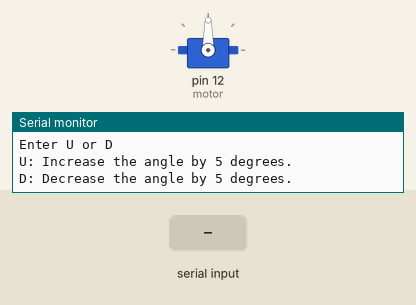
This sketch was run on a simulated Arduino Uno, built with avr-gcc and run on an emulated ATmega328P. Parts: servo, the last lines printed to the serial monitor. The inputs (shaded band) are chosen by the test bench.

Above: at 1.2 s.
1.3 s: "U\n" received over Serial
At 1.8 s:
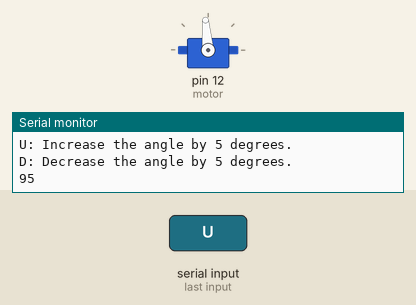
2.8 s: byte 85 ('U') received over Serial
At 4.0 s:
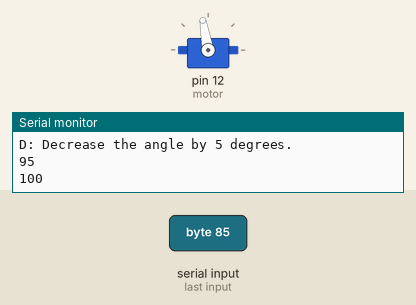
4.3 s: byte 117 ('u') received over Serial
At 5.3 s:
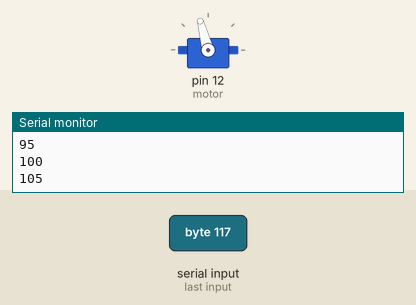
Timing chart, 0 to 7.3 s (numbered marks = the images above; inputs shaded):
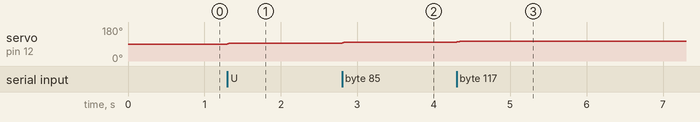

The sketch:

15.scanf____.ino
```cpp
#include <Servo.h>// 서보모터 라이브러리
Servo myServo; //서보모터 사용을 위한 객체 생성
int motor = 12; //서보모터의 핀
int angle = 90; //서보모터 초기 각도 값

void setup() {
  myServo.attach(motor); //서보모터 연결
  Serial.begin(9600);
  Serial.println("Initial angle : 90 degrees"); //초기값 출력
  Serial.println("Enter U or D"); //U 또는 D 입력하세요
  Serial.println("U: Increase the angle by 5 degrees."); //+5도
  Serial.println("D: Decrease the angle by 5 degrees."); //-5도
}

void loop() {
  if(Serial.available()){ //시리얼모니터가 사용가능일 때
    char input = Serial.read(); //문자 입력받기 (=scanf)
    if(input == 'U' || input == 'u'){ //U를 입력받으면
      for(int i = 0; i < 5; i++){ //현재 각도에서 +15도
        angle += 1;
        if(angle >= 180)
          angle = 180;
        myServo.write(angle);
        delay(10);
        }
        Serial.println(angle); // 현재 각도 출력
      }
      //
      else if(input == 'D' || input == 'd'){ //D를 입력받으면
        for(int i = 0; i < 5; i++){//현재 각도에서 -15도
          angle -= 1;
          if(angle <= 0)
            angle = 0;
            myServo.write(angle);
            delay(10);
          }
          Serial.println(angle); //현재 각도 출력
        }
        else if(input == '\n'){
          //엔터키 입력에는 무반응
          }
        else { //U 혹은 D 의외의 문자를 입력받았을 때
          Serial.println("wrong character!!");
          }
        }
      }
```

Measured:
- after the input at 1.3 s, servo on pin 12 (motor): 90° → 95° at once
- after the input at 2.8 s, servo on pin 12 (motor): 95° → 100° at once
- after the input at 4.3 s, servo on pin 12 (motor): 100° → 105° at once
